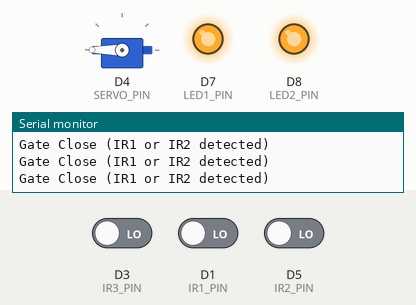
Recording of a sketch running on a simulated ESP8266 (NodeMCU). Parts: servo, output pins drawn as LEDs (lit = HIGH), the last lines printed to the serial monitor. The inputs (shaded band) are chosen by the test bench; at power-on: D3 (IR3_PIN) LOW, D1 (IR1_PIN) LOW, D5 (IR2_PIN) LOW.

Above: at 2.2 s.
2.3 s: D3 (IR3_PIN) driven HIGH
At 3.6 s:
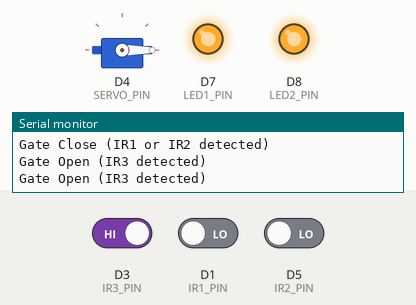
4.3 s: D1 (IR1_PIN) driven HIGH
At 5.2 s:
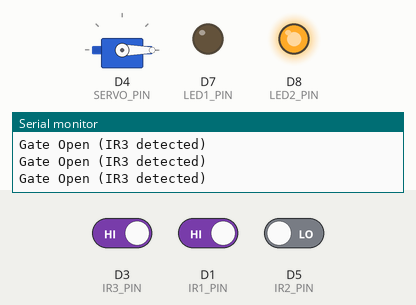
6.4 s: D5 (IR2_PIN) driven HIGH
At 8.0 s:
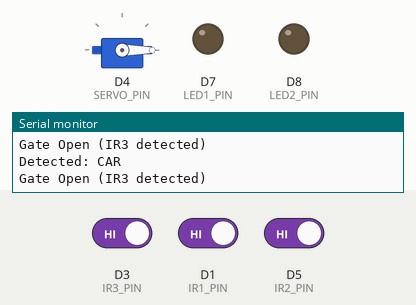
8.5 s: D1 (IR1_PIN) driven LOW
At 9.6 s:
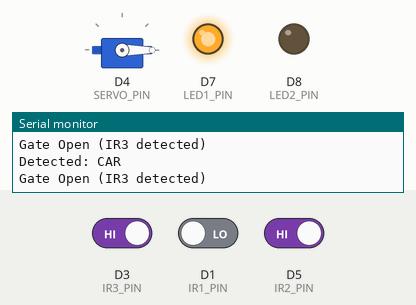
10.6 s: D3 (IR3_PIN) driven LOW
At 12.4 s:
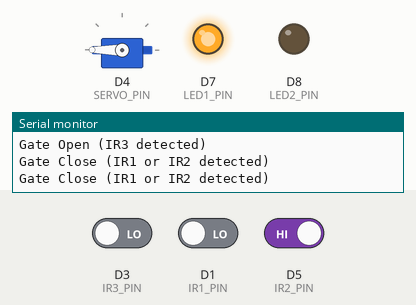
12.7 s: D1 (IR1_PIN) driven HIGH
At 14.1 s:
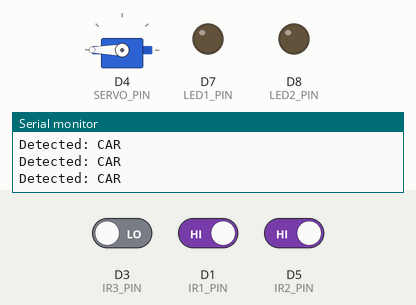
Timing chart, 0 to 15.7 s (numbered marks = the images above; inputs shaded):
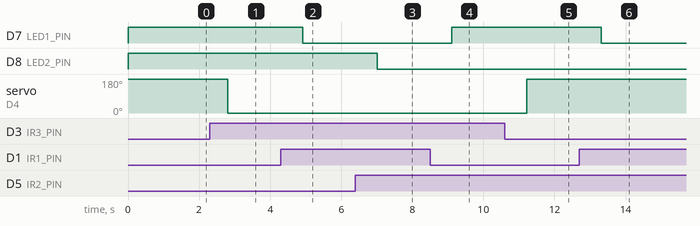

The sketch:

circuit_connection_testing.ino
```cpp
#include <Servo.h>

// IR Sensors
#define IR1_PIN D1
#define IR2_PIN D5
#define IR3_PIN D3

// LEDs
#define LED1_PIN D7
#define LED2_PIN D8

// Servo
#define SERVO_PIN D4
Servo myServo;
int servoPosition = 180; // neutral
int servoStep = 180;     // step for rotation

void setup() {
  Serial.begin(9600);

  pinMode(IR1_PIN, INPUT);
  pinMode(IR2_PIN, INPUT);
  pinMode(IR3_PIN, INPUT);

  pinMode(LED1_PIN, OUTPUT);
  pinMode(LED2_PIN, OUTPUT);

  myServo.attach(SERVO_PIN);
  myServo.write(servoPosition);

  Serial.println("System Initialized: IR + Servo Control");
}

void loop() {
  // Read IR sensor states
  bool ir1_detected = !digitalRead(IR1_PIN) == HIGH;
  bool ir2_detected = !digitalRead(IR2_PIN) == HIGH;
  bool ir3_detected = digitalRead(IR3_PIN) == HIGH;

  // LED Indicators
  digitalWrite(LED1_PIN, ir1_detected ? HIGH : LOW);
  digitalWrite(LED2_PIN, ir2_detected ? HIGH : LOW);

  // Servo Control
  if (ir3_detected) {
    servoPosition = max(0, servoPosition - servoStep); // rotate anticlockwise
    myServo.write(servoPosition);
    Serial.println("Gate Open (IR3 detected)");
    delay(500);
  }
  else if (ir1_detected || ir2_detected || (ir1_detected && ir2_detected)) {
    servoPosition = min(180, servoPosition + servoStep); // rotate clockwise
    myServo.write(servoPosition);
    Serial.println("Gate Close (IR1 or IR2 detected)");
    delay(500);
  }

  // Object Classification
  if (!ir1_detected && ir2_detected) {
    Serial.println("Detected: BIKE");
  }
  else if (!ir1_detected && !ir2_detected) {
    Serial.println("Detected: CAR");
  }

  delay(200);
}
```

Measured:
- after the input at 2.3 s, servo on D4 (SERVO_PIN): 180° → 0° after 0.51 s
- after the input at 4.3 s, D7 (LED1_PIN): HIGH → LOW after 0.61 s
- after the input at 6.4 s, D8 (LED2_PIN): HIGH → LOW after 0.61 s
- after the input at 8.5 s, D7 (LED1_PIN): LOW → HIGH after 0.61 s
- after the input at 10.6 s, servo on D4 (SERVO_PIN): 0° → 180° after 0.61 s
- after the input at 12.7 s, D7 (LED1_PIN): HIGH → LOW after 0.61 s
